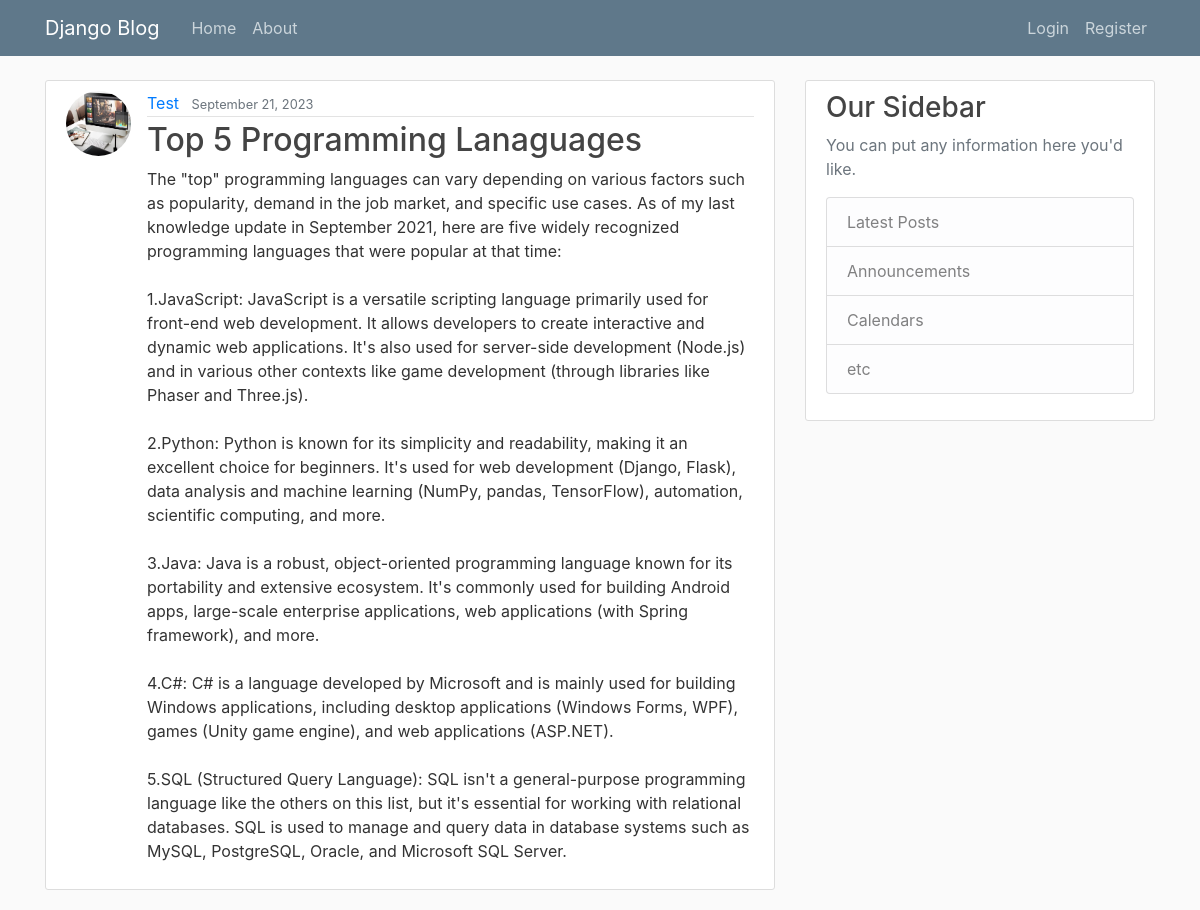
The page /post/13/ on the database its author committed.
### About/models.py (models this page shows, shortened)
class posts(models.Model):
    title= models.CharField(max_length=100)
    content= models.TextField()
    date_posted= models.DateTimeField(default=timezone.now)
    author= models.ForeignKey(User, on_delete=models.CASCADE)

### users/models.py (models this page shows, shortened)
class Profile(models.Model):
    user = models.OneToOneField(User , on_delete=models.CASCADE )
    image = models.ImageField(default='default.jpg', upload_to='profile_pics')

### About/views.py (the view)
# urls.py: path('post/<int:pk>/', PostDetailView.as_view(), name='post-detail'),
class PostDetailView(DetailView):
    model = posts

### About/templates/About/posts_detail.html (shortened to what this page needs)
{% extends "About/base.html" %}
   {% block content %}
      <article class="media content-section">
      <img class="rounded-circle article-img" src="{{ object.author.profile.image.url }}">
      <div class="media-body">
      <div class="article-metadata">
      <a class="mr-2" href="{% url 'users-posts' object.author.username  %}">{{ object.author }}</a>
      <small class="text-muted">{{ object.date_posted|date:"F d, Y" }}</small>
      </div>
      <h2 class="article-title">{{ object.title }}</h2>
      <p class="article-content">{{ object.content }}</p>
      </div>
      </article>
   {% endblock content %}

### About/static/about/main.css (style rules this page uses)
body { background: #fafafa; color: #333333; margin-top: 5rem; }
h1, h2, h3, h4, h5, h6 { color: #444444; }
.content-section { background: #ffffff; padding: 10px 20px; border: 1px solid #dddddd; border-radius: 3px; margin-bottom: 20px; }
.article-title { color: #444444; }
.article-content { white-space: pre-line; }
.article-img { height: 65px; width: 65px; margin-right: 16px; }
.article-metadata { padding-bottom: 1px; margin-bottom: 4px; border-bottom: 1px solid #e3e3e3 }

### rows shown on the page
posts: author.profile.image (picture), author "Test", date_posted "September 21, 2023", title "Top 5 Programming Lanaguages", content "The \"top\" programming languages can vary depending on various factors such as popularity, demand in the job market, and specific use cases. As of my last knowledge update in September 2021, here are five widely recognized programming languages that were popular at that time: 1.JavaScript: JavaScript is a versatile scripting language primarily used for front-end web development. It allows developers to create interactive and dynamic web applications. It's also used for server-side development (Node.js) and in various other contexts like game development (through libraries like Phaser and Three.js). 2.Python: Python is known for its simplicity and readability, making it an excellent choice…"
